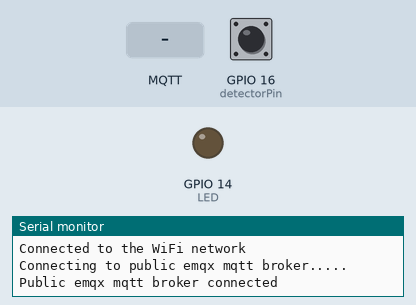
Simulated run of this sketch. Board: ESP8266 (NodeMCU). On the bench: output pins drawn as LEDs (lit = HIGH), the last lines printed to the serial monitor. The test bench sets the inputs (shaded band); at power-on: GPIO 16 (detectorPin) HIGH. WiFi joins after 1.5 s; servers stay silent unless stated; no MQTT or app messages arrive unless stated.

Above: at 2.7 s.
2.8 s: MQTT message "1.0" arrives on the first subscribed topic
At 4.0 s:
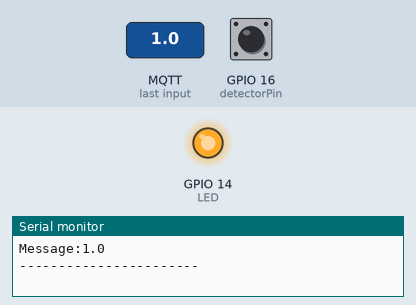
4.3 s: MQTT message "0.0" arrives on the first subscribed topic
At 5.3 s:
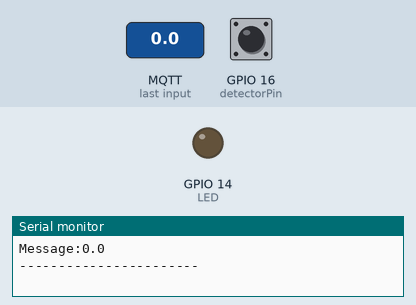
Timing chart, 0 to 7.3 s (numbered marks = the images above; inputs shaded):
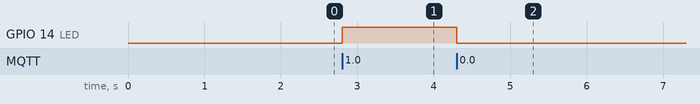

The sketch:

mqtt_test.ino
```cpp
#include <ESP8266WiFi.h>
#include <PubSubClient.h>

// GPIO 5 D1
#define LED 14
#define detectorPin 16

// WiFi
const char *ssid = "WSKGOOD"; // Enter your WiFi name
const char *password = "7064070640";  // Enter WiFi password

// MQTT Broker
const char *mqtt_broker = "13.213.7.109";
const char *topic = "iottalk/Dummy_Device/Button_1/Dummy_Sensor";
const char *topic_sub = "iottalk/Dummy_Device/Output_1/Dummy_Control";
const char *mqtt_username = "";
const char *mqtt_password = "";
const int mqtt_port = 1883;

String msgStr = "";
char json[25];
int val;

WiFiClient espClient;
PubSubClient client(espClient);

void setup() {
    pinMode(LED, OUTPUT);
    //pinMode(buzzer,OUTPUT);
    // Set software serial baud to 115200;
    Serial.begin(115200);
    // connecting to a WiFi network
    WiFi.begin(ssid, password);
    while (WiFi.status() != WL_CONNECTED) {
        delay(500);
        Serial.println("Connecting to WiFi..");
    }
    Serial.println("Connected to the WiFi network");
    //connecting to a mqtt broker
    client.setServer(mqtt_broker, mqtt_port);
    client.setCallback(callback);
    while (!client.connected()) {
        char* client_id = "esp8266-client-";
        //client_id += char(WiFi.macAddress());
        Serial.println("Connecting to public emqx mqtt broker.....");
        if (client.connect(client_id, mqtt_username, mqtt_password)) {
            Serial.println("Public emqx mqtt broker connected");
        } else {
            Serial.print("failed with state ");
            Serial.print(client.state());
            delay(2000);
        }
    }
    // publish and subscribe
    client.subscribe(topic_sub);
}

void callback(char *topic, byte *payload, unsigned int length) {
    Serial.print("Message arrived in topic: ");
    Serial.println(topic);
    Serial.print("Message:");
    String message;
    for (int i = 0; i < length; i++) {
        message = message + (char) payload[i];  // convert *byte to string
    }
    Serial.print(message);
    if (message == "1.0") {
      digitalWrite(LED, HIGH);
    }   // LED on
    if (message == "0.0") {
      digitalWrite(LED, LOW);
    } // LED off
    Serial.println();
    Serial.println("-----------------------");
}

void loop() {
    val = digitalRead(detectorPin); // Read value from sensor
    if(val == LOW) // When the sensor detects an obstacle, the LED on the Arduino lights up
    {
      msgStr = "1";
      msgStr.toCharArray(json, 25);
      client.publish(topic, json);
    }
    else if (val == HIGH)
    {
      msgStr = "0";
      msgStr.toCharArray(json, 25);
      client.publish(topic, json);
    }
    else
    {
      }

    client.loop();
}
```

Measured:
- after the input at 2.8 s, GPIO 14 (LED): LOW → HIGH at once
- after the input at 4.3 s, GPIO 14 (LED): HIGH → LOW at once
